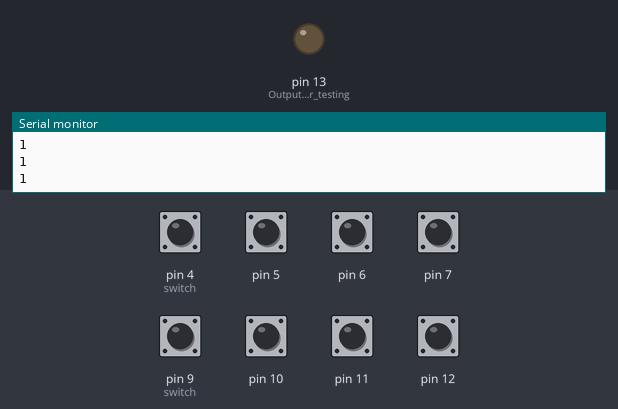
Simulated run of this sketch. Board: Arduino Uno, built with avr-gcc and run on an emulated ATmega328P. Shown: output pins drawn as LEDs (lit = HIGH), the last lines printed to the serial monitor. Inputs (shaded band) come from the test bench; at power-on: pin 4 (switch), pin 5–7, pin 9 (switch), pin 10–12 HIGH. Pins used as bus, display or sensor lines are not drawn.

Above: at 1.2 s.
1.3 s: pin 4 (switch) pulled LOW for 0.15 s
At 2.3 s:
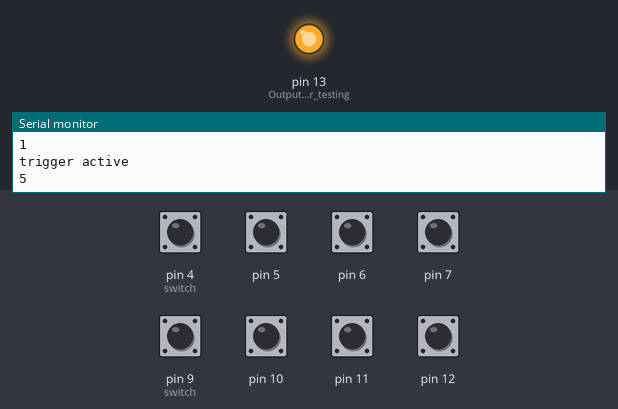
Timing chart, 0 to 7.9 s (numbered marks = the images above; inputs shaded):
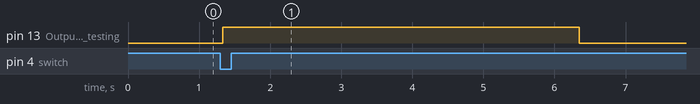

The sketch:

sketch_feb11a.ino
```cpp
//DIP Switch Intervalometer
//Modified By Tushar Jyoti Roy Choudhury
int DIP9 = 0;
int DIP10 = 0;
int DIP11 = 0;
int DIP12 = 0;
int DIP7 = 0;
int DIP6 = 0;
int DIP5 = 0;
int DIP4 = 0;
int A=0;
int B=0;
int C=0;
int D=0;
int E=0;
int F=0;
int G=0;
int H=0;
int I=0;
int J=0;
int K=0;
int L=0;
int M=0;
int N=0;

void setup() {
  Serial.begin(9600);
  pinMode(3, OUTPUT); //Pin 3 triggers camera via opto-isolator
  pinMode(LED_BUILTIN, OUTPUT); //Output to LED for testing - optional

  pinMode(4, INPUT_PULLUP); //5 second input (pullups result in switch on = low)
  pinMode(5, INPUT_PULLUP); //10 second input
  pinMode(6, INPUT_PULLUP); //20 second input
  pinMode(7, INPUT_PULLUP); //30 second input
  pinMode(9, INPUT_PULLUP); //40 second input (pullups result in switch on = low)
  pinMode(10, INPUT_PULLUP); //50 second input
  pinMode(11, INPUT_PULLUP); //60 second input
  pinMode(12, INPUT_PULLUP); //90 second input
}

// the loop function runs over and over again forever
void loop() {
  DIP4 = digitalRead(4);
  DIP5 = digitalRead(5);
  DIP6 = digitalRead(6);
  DIP7 = digitalRead(7);
  DIP9 = digitalRead(9);
  DIP10 = digitalRead(10);
  DIP11 = digitalRead(11);
  DIP12 = digitalRead(12);

  Serial.println(DIP4);
  Serial.println(DIP5);
  Serial.println(DIP6);
  Serial.println(DIP7);
  Serial.println(DIP9);
  Serial.println(DIP10);
  Serial.println(DIP11);
  Serial.println(DIP12);

  if (DIP4 == LOW) {
    B=5;
  }
  else {
      B=0;
    }//5 second delay

  if (DIP5 == LOW) {
    C=10;
  }
  else {
      C=0;
    }//10 second delay

  if (DIP6 == LOW) {
    D=20;
  }
  else {
      D=0;
    }//20 second delay

  if (DIP7 == LOW) {
    E=30;
  }
  else {
      E=0;
    }//30 second delay

  if (DIP9 == LOW) {
    F=30;
    G=10;
  }
  else {
    F=0;
    G=0;
    }//40 second delay

  if (DIP10 == LOW) {
    H=30;
    I=20;
  }
    else {
    H=0;
    I=0;
  } //50 second delay

  if (DIP11 == LOW) {
    J=30;
    K=30;
  }
      else {
      J=0;
      K=0;
    } //60 second delay

  if (DIP12 == LOW) {
    L=30;
    M=30;
    N=30;
  }
  else {
      L=0;
      M=0;
      N=0;
    }
     //90 second delay

  A=B+C+D+E+F+G+H+I+J+K+L+M+N;

if (DIP4 == LOW || DIP5 == LOW || DIP6 == LOW || DIP7 == LOW || DIP9 == LOW || DIP10 == LOW || DIP11 == LOW || DIP12 == LOW) {
    digitalWrite(3, HIGH);
    digitalWrite(LED_BUILTIN, HIGH);
    Serial.println("trigger active");
    Serial.println(A);
    delay(B*1000);
    delay(C*1000);
    delay(D*1000);
    delay(E*1000);
    delay(F*1000);
    delay(G*1000);
    delay(H*1000);
    delay(I*1000);
    delay(J*1000);
    delay(K*1000);
    delay(L*1000);
    delay(M*1000);
    delay(N*1000);
digitalWrite(3, LOW);
digitalWrite(LED_BUILTIN, LOW);
delay(2100);
    }
}
```

Measured:
- after the input at 1.3 s, pin 13 (Output_to_LED_for_testing): LOW → HIGH at once, → LOW 5.0 s later
